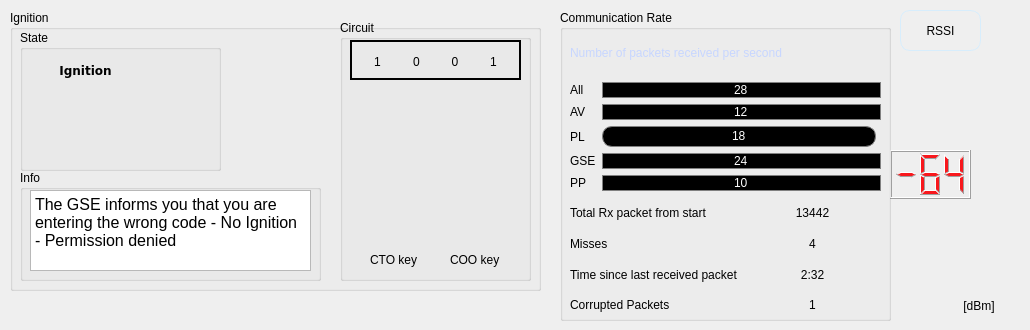
   <widget class="QWidget" name="Ignition">
    <attribute name="title">
     <string>Ignition - RF Control</string>
    </attribute>
    <widget class="QGroupBox" name="groupBox_4">
     <property name="geometry">
      <rect>
       <x>10</x>
       <y>10</y>
       <width>531</width>
       <height>281</height>
      </rect>
     </property>
     <property name="title">
      <string>Ignition</string>
     </property>
     <widget class="QGroupBox" name="groupBox">
      <property name="geometry">
       <rect>
        <x>330</x>
        <y>10</y>
        <width>191</width>
        <height>261</height>
       </rect>
      </property>
      <property name="title">
       <string>Circuit</string>
      </property>
      <widget class="QLabel" name="label_69">
       <property name="geometry">
        <rect>
         <x>110</x>
         <y>230</y>
         <width>68</width>
         <height>19</height>
        </rect>
       </property>
       <property name="text">
        <string>COO key</string>
       </property>
      </widget>
      <widget class="QLabel" name="ignition_key2">
       <property name="geometry">
        <rect>
         <x>90</x>
         <y>160</y>
         <width>91</width>
         <height>71</height>
        </rect>
       </property>
       <property name="styleSheet">
        <string notr="true">image: url(:/assets/keyOFF.png);</string>
       </property>
       <property name="text">
        <string/>
       </property>
      </widget>
      <widget class="QLabel" name="ignition_key1">
       <property name="geometry">
        <rect>
         <x>20</x>
         <y>160</y>
         <width>71</width>
         <height>71</height>
        </rect>
       </property>
       <property name="styleSheet">
        <string notr="true">image: url(:/assets/keyON.png);</string>
       </property>
       <property name="text">
        <string/>
       </property>
      </widget>
      <widget class="QLabel" name="red_button">
       <property name="geometry">
        <rect>
         <x>50</x>
         <y>50</y>
         <width>91</width>
         <height>111</height>
        </rect>
       </property>
       <property name="styleSheet">
        <string notr="true">image: url(:/assets/alarmOFF.png);</string>
       </property>
       <property name="text">
        <string/>
       </property>
      </widget>
      <widget class="QLabel" name="label_67">
       <property name="geometry">
        <rect>
         <x>30</x>
         <y>230</y>
         <width>68</width>
         <height>19</height>
        </rect>
       </property>
       <property name="text">
        <string>CTO key</string>
       </property>
      </widget>
      <widget class="QFrame" name="frame">
       <property name="geometry">
        <rect>
         <x>10</x>
         <y>20</y>
         <width>171</width>
         <height>40</height>
        </rect>
       </property>
       <property name="minimumSize">
        <size>
         <width>0</width>
         <height>40</height>
        </size>
       </property>
       <property name="maximumSize">
        <size>
         <width>16777215</width>
         <height>35</height>
        </size>
       </property>
       <property name="toolTip">
        <string>&lt;html&gt;&lt;head/&gt;&lt;body&gt;&lt;p&gt;Ignition Code on GST&lt;/p&gt;&lt;/body&gt;&lt;/html&gt;</string>
       </property>
       <property name="styleSheet">
        <string notr="true">border-color: rgb(255, 0, 0);
gridline-color: rgb(255, 0, 0);</string>
       </property>
       <property name="frameShape">
        <enum>QFrame::WinPanel</enum>
       </property>
       <property name="frameShadow">
        <enum>QFrame::Plain</enum>
       </property>
       <layout class="QHBoxLayout" name="horizontalLayout">
        <item>
         <widget class="QLabel" name="code_3">
          <property name="minimumSize">
           <size>
            <width>21</width>
            <height>21</height>
           </size>
          </property>
          <property name="text">
           <string>1</string>
          </property>
          <property name="alignment">
           <set>Qt::AlignCenter</set>
          </property>
         </widget>
        </item>
        <item>
         <widget class="QLabel" name="code_2">
          <property name="minimumSize">
           <size>
            <width>21</width>
            <height>21</height>
           </size>
          </property>
          <property name="toolTip">
           <string>&lt;html&gt;&lt;head/&gt;&lt;body&gt;&lt;p&gt;&lt;br/&gt;&lt;/p&gt;&lt;/body&gt;&lt;/html&gt;</string>
          </property>
          <property name="text">
           <string>0</string>
          </property>
          <property name="alignment">
           <set>Qt::AlignCenter</set>
          </property>
         </widget>
        </item>
        <item>
         <widget class="QLabel" name="code_1">
          <property name="minimumSize">
           <size>
            <width>21</width>
            <height>21</height>
           </size>
          </property>
          <property name="text">
           <string>0</string>
          </property>
          <property name="alignment">
           <set>Qt::AlignCenter</set>
          </property>
         </widget>
        </item>
        <item>
         <widget class="QLabel" name="code_0">
          <property name="minimumSize">
           <size>
            <width>21</width>
            <height>21</height>
           </size>
          </property>
          <property name="text">
           <string>1</string>
          </property>
          <property name="alignment">
           <set>Qt::AlignCenter</set>
          </property>
         </widget>
        </item>
       </layout>
      </widget>
     </widget>
     <widget class="QGroupBox" name="groupBox_9">
      <property name="geometry">
       <rect>
        <x>10</x>
        <y>160</y>
        <width>301</width>
        <height>111</height>
       </rect>
      </property>
      <property name="title">
       <string>Info</string>
      </property>
      <widget class="QTextEdit" name="info_ignition">
       <property name="geometry">
        <rect>
         <x>10</x>
         <y>20</y>
         <width>281</width>
         <height>81</height>
        </rect>
       </property>
       <property name="html">
        <string>&lt;!DOCTYPE HTML PUBLIC &quot;-//W3C//DTD HTML 4.0//EN&quot; &quot;http://www.w3.org/TR/REC-html40/strict.dtd&quot;&gt;
&lt;html&gt;&lt;head&gt;&lt;meta name=&quot;qrichtext&quot; content=&quot;1&quot; /&gt;&lt;meta charset=&quot;utf-8&quot; /&gt;&lt;style type=&quot;text/css&quot;&gt;
p, li { white-space: pre-wrap; }
hr { height: 1px; border-width: 0; }
li.unchecked::marker { content: &quot;\2610&quot;; }
li.checked::marker { content: &quot;\2612&quot;; }
&lt;/style&gt;&lt;/head&gt;&lt;body style=&quot; font-family:'Segoe UI'; font-size:9pt; font-weight:400; font-style:normal;&quot;&gt;
&lt;p style=&quot; margin-top:0px; margin-bottom:0px; margin-left:0px; margin-right:0px; -qt-block-indent:0; text-indent:0px;&quot;&gt;&lt;span style=&quot; font-family:'MS Shell Dlg 2'; font-size:12pt;&quot;&gt;The GSE informs you that you are entering the wrong code - No Ignition - Permission denied&lt;/span&gt;&lt;/p&gt;&lt;/body&gt;&lt;/html&gt;</string>
       </property>
      </widget>
     </widget>
     <widget class="QPushButton" name="ready_ignit_button">
      <property name="geometry">
       <rect>
        <x>220</x>
        <y>40</y>
        <width>101</width>
        <height>101</height>
       </rect>
      </property>
      <property name="styleSheet">
       <string notr="true">QPushButton{
qproperty-icon: url(:/assets/notreadiness.png);
qproperty-iconSize: 100px;
border-radius: 20px;
}
QPushButton:hover {
background-color: rgb(35, 35, 35); 
qproperty-iconSize: 64px;
}
QPushButton:pressed {
background-color: rgb(16, 16, 16);
}
</string>
      </property>
      <property name="text">
       <string/>
      </property>
     </widget>
     <widget class="QGroupBox" name="groupBox_10">
      <property name="geometry">
       <rect>
        <x>10</x>
        <y>20</y>
        <width>201</width>
        <height>141</height>
       </rect>
      </property>
      <property name="title">
       <string>State</string>
      </property>
      <widget class="QLabel" name="ignition_status_label">
       <property name="geometry">
        <rect>
         <x>10</x>
         <y>20</y>
         <width>111</width>
         <height>41</height>
        </rect>
       </property>
       <property name="font">
        <font>
         <family>Verdana</family>
         <italic>false</italic>
         <bold>true</bold>
        </font>
       </property>
       <property name="autoFillBackground">
        <bool>false</bool>
       </property>
       <property name="text">
        <string>Ignition</string>
       </property>
       <property name="alignment">
        <set>Qt::AlignCenter</set>
       </property>
      </widget>
      <widget class="QLabel" name="ignition_state_icon">
       <property name="geometry">
        <rect>
         <x>110</x>
         <y>60</y>
         <width>81</width>
         <height>61</height>
        </rect>
       </property>
       <property name="styleSheet">
        <string notr="true">image: url(:/assets/warning.png);</string>
       </property>
       <property name="text">
        <string/>
       </property>
      </widget>
     </widget>
     <zorder>groupBox_9</zorder>
     <zorder>groupBox</zorder>
     <zorder>ready_ignit_button</zorder>
     <zorder>groupBox_10</zorder>
    </widget>
    <widget class="QGroupBox" name="groupBox_7">
     <property name="geometry">
      <rect>
       <x>560</x>
       <y>10</y>
       <width>331</width>
       <height>311</height>
      </rect>
     </property>
     <property name="title">
      <string>Communication Rate</string>
     </property>
     <widget class="QWidget" name="gridLayoutWidget_3">
      <property name="geometry">
       <rect>
        <x>10</x>
        <y>20</y>
        <width>311</width>
        <height>161</height>
       </rect>
      </property>
      <layout class="QGridLayout" name="gridLayout_12">
       <item row="3" column="1">
        <widget class="QProgressBar" name="PL_packet_rate">
         <property name="maximumSize">
          <size>
           <width>274</width>
           <height>21</height>
          </size>
         </property>
         <property name="styleSheet">
          <string notr="true">QProgressBar {
	color: white;
}
QProgressBar:horizontal {
	border: 1px solid gray;
	border-radius: 10px;
	background: black;
	padding: 1px;
    text-align: center;
	height: 10px;
}
QProgressBar::chunk:horizontal {
	background: qlineargradient(x1: 0, y1: 0.5, x2: 1, y2: 		0.5, stop: 0 rgb(39, 68, 255), stop: 1 rgb(190, 255, 178));
	border-radius: 5px;
}</string>
         </property>
         <property name="maximum">
          <number>30</number>
         </property>
         <property name="value">
          <number>18</number>
         </property>
         <property name="format">
          <string>%v</string>
         </property>
        </widget>
       </item>
       <item row="4" column="0">
        <widget class="QLabel" name="label_20">
         <property name="text">
          <string>GSE</string>
         </property>
        </widget>
       </item>
       <item row="0" column="0" colspan="2">
        <widget class="QLabel" name="label_6">
         <property name="maximumSize">
          <size>
           <width>309</width>
           <height>16777215</height>
          </size>
         </property>
         <property name="styleSheet">
          <string notr="true">color: rgb(199, 214, 255);</string>
         </property>
         <property name="text">
          <string>Number of packets received per second</string>
         </property>
        </widget>
       </item>
       <item row="4" column="1">
        <widget class="QProgressBar" name="GSE_packet_rate">
         <property name="styleSheet">
          <string notr="true">QProgressBar {
	color: white;
}
QProgressBar:horizontal {
	border: 1px solid gray;
	border-radius: 10px;
	background: black;
	padding: 1px;
    text-align: center;
	height: 10px;
}
QProgressBar::chunk:horizontal {
	background: qlineargradient(x1: 0, y1: 0.5, x2: 1, y2: 		0.5, stop: 0 rgb(39, 68, 255), stop: 1 rgb(255, 158, 110));
	border-radius: 5px;
}</string>
         </property>
         <property name="maximum">
          <number>30</number>
         </property>
         <property name="value">
          <number>24</number>
         </property>
         <property name="format">
          <string>%v</string>
         </property>
        </widget>
       </item>
       <item row="5" column="0">
        <widget class="QLabel" name="label_21">
         <property name="text">
          <string>PP</string>
         </property>
        </widget>
       </item>
       <item row="5" column="1">
        <widget class="QProgressBar" name="PP_packet_rate">
         <property name="styleSheet">
          <string notr="true">QProgressBar {
	color: white;
}
QProgressBar:horizontal {
	border: 1px solid gray;
	border-radius: 10px;
	background: black;
	padding: 1px;
    text-align: center;
	height: 10px;
}
QProgressBar::chunk:horizontal {
	background: qlineargradient(x1: 0, y1: 0.5, x2: 1, y2: 		0.5, stop: 0 rgb(39, 68, 255), stop: 1 rgb(176, 111, 255));
	border-radius: 5px;
}</string>
         </property>
         <property name="maximum">
          <number>30</number>
         </property>
         <property name="value">
          <number>10</number>
         </property>
         <property name="format">
          <string>%v</string>
         </property>
        </widget>
       </item>
       <item row="2" column="1">
        <widget class="QProgressBar" name="AV_packet_rate">
         <property name="styleSheet">
          <string notr="true">QProgressBar {
	color: white;
}
QProgressBar:horizontal {
	border: 1px solid gray;
	border-radius: 10px;
	background: black;
	padding: 1px;
    text-align: center;
	height: 10px;
}
QProgressBar::chunk:horizontal {
	background: qlineargradient(x1: 0, y1: 0.5, x2: 1, y2: 		0.5, stop: 0 rgb(39, 68, 255), stop: 1 rgb(125, 249, 255));
	border-radius: 5px;
}</string>
         </property>
         <property name="maximum">
          <number>30</number>
         </property>
         <property name="value">
          <number>12</number>
         </property>
         <property name="format">
          <string>%v</string>
         </property>
        </widget>
       </item>
       <item row="2" column="0">
        <widget class="QLabel" name="label_16">
         <property name="text">
          <string>AV</string>
         </property>
        </widget>
       </item>
       <item row="3" column="0">
        <widget class="QLabel" name="label_17">
         <property name="text">
          <string>PL</string>
         </property>
        </widget>
       </item>
       <item row="1" column="1">
        <widget class="QProgressBar" name="all_packet_rate">
         <property name="styleSheet">
          <string notr="true">QProgressBar {
	color: white;
}
QProgressBar:horizontal {
	border: 1px solid gray;
	border-radius: 10px;
	background: black;
	padding: 1px;
    text-align: center;
	height: 10px;
}
QProgressBar::chunk:horizontal {
	background: qlineargradient(x1: 0, y1: 0.5, x2: 1, y2: 		0.5, stop: 0 rgb(39, 68, 255), stop: 1 rgb(16, 255, 72));
	border-radius: 5px;
}</string>
         </property>
         <property name="maximum">
          <number>50</number>
         </property>
         <property name="value">
          <number>28</number>
         </property>
         <property name="format">
          <string>%v</string>
         </property>
        </widget>
       </item>
       <item row="1" column="0">
        <widget class="QLabel" name="label_88">
         <property name="text">
          <string>All</string>
         </property>
        </widget>
       </item>
      </layout>
     </widget>
     <widget class="QWidget" name="gridLayoutWidget_4">
      <property name="geometry">
       <rect>
        <x>10</x>
        <y>190</y>
        <width>311</width>
        <height>116</height>
       </rect>
      </property>
      <layout class="QGridLayout" name="gridLayout_10">
       <item row="1" column="0">
        <widget class="QLabel" name="miss_label">
         <property name="toolTip">
          <string>&lt;html&gt;&lt;head/&gt;&lt;body&gt;&lt;p&gt;Lost packets in last 2 seconds&lt;/p&gt;&lt;/body&gt;&lt;/html&gt;</string>
         </property>
         <property name="text">
          <string>Misses</string>
         </property>
        </widget>
       </item>
       <item row="1" column="1">
        <widget class="QLabel" name="miss_panel">
         <property name="toolTip">
          <string>&lt;html&gt;&lt;head/&gt;&lt;body&gt;&lt;p&gt;Lost packets in last 2 seconds&lt;/p&gt;&lt;/body&gt;&lt;/html&gt;</string>
         </property>
         <property name="text">
          <string>4</string>
         </property>
         <property name="alignment">
          <set>Qt::AlignCenter</set>
         </property>
        </widget>
       </item>
       <item row="2" column="1">
        <widget class="QLabel" name="time_since_last_Rx">
         <property name="toolTip">
          <string>&lt;html&gt;&lt;head/&gt;&lt;body&gt;&lt;p&gt;Last packet's timestamp&lt;/p&gt;&lt;/body&gt;&lt;/html&gt;</string>
         </property>
         <property name="text">
          <string>2:32</string>
         </property>
         <property name="alignment">
          <set>Qt::AlignCenter</set>
         </property>
        </widget>
       </item>
       <item row="0" column="0">
        <widget class="QLabel" name="received_pack_cnt_label">
         <property name="toolTip">
          <string>&lt;html&gt;&lt;head/&gt;&lt;body&gt;&lt;p&gt;The count of the received packets from the start of the program&lt;/p&gt;&lt;/body&gt;&lt;/html&gt;</string>
         </property>
         <property name="text">
          <string>Total Rx packet from start</string>
         </property>
        </widget>
       </item>
       <item row="0" column="1">
        <widget class="QLabel" name="received_pack_cnt_panel">
         <property name="toolTip">
          <string>&lt;html&gt;&lt;head/&gt;&lt;body&gt;&lt;p&gt;The count of the received packets from the start of the program&lt;/p&gt;&lt;/body&gt;&lt;/html&gt;</string>
         </property>
         <property name="styleSheet">
          <string notr="true"/>
         </property>
         <property name="text">
          <string>13442</string>
         </property>
         <property name="alignment">
          <set>Qt::AlignCenter</set>
         </property>
        </widget>
       </item>
       <item row="2" column="0">
        <widget class="QLabel" name="last_refresh_label">
         <property name="toolTip">
          <string>&lt;html&gt;&lt;head/&gt;&lt;body&gt;&lt;p&gt;Last packet's timestamp&lt;/p&gt;&lt;/body&gt;&lt;/html&gt;</string>
         </property>
         <property name="text">
          <string>Time since last received packet</string>
         </property>
        </widget>
       </item>
       <item row="3" column="0">
        <widget class="QLabel" name="corrupted_label">
         <property name="text">
          <string>Corrupted Packets</string>
         </property>
        </widget>
       </item>
       <item row="3" column="1">
        <widget class="QLabel" name="corrupted_panel">
         <property name="maximumSize">
          <size>
           <width>144</width>
           <height>23</height>
          </size>
         </property>
         <property name="text">
          <string>1</string>
         </property>
         <property name="alignment">
          <set>Qt::AlignCenter</set>
         </property>
        </widget>
       </item>
      </layout>
     </widget>
    </widget>
    <widget class="QSlider" name="verticalSlider_16">
     <property name="geometry">
      <rect>
       <x>970</x>
       <y>10</y>
       <width>41</width>
       <height>281</height>
      </rect>
     </property>
     <property name="styleSheet">
      <string notr="true">QSlider::groove:vertical {
background: qlineargradient(x1: 0.5, y1: 0, x2: 0.5, y2: 1, stop: 0 rgb(80, 37, 255), 
stop: 0.25 rgb(161, 98, 255),
stop: 0.5 rgb(62, 255, 48),
stop: 0.75 rgb(255, 160, 64),
stop: 1 rgb(203, 0, 3));    
	width: 10px;
	border-radius: 5px;
}

QSlider::handle:vertical {
    height: 30px;	
	image: url(:/assets/arrow.png);
	margin:0 -30px; /* expand outside the groove */
}</string>
     </property>
     <property name="value">
      <number>40</number>
     </property>
     <property name="orientation">
      <enum>Qt::Vertical</enum>
     </property>
     <property name="tickPosition">
      <enum>QSlider::TicksBelow</enum>
     </property>
     <property name="tickInterval">
      <number>0</number>
     </property>
    </widget>
    <widget class="QPushButton" name="rssi_button">
     <property name="geometry">
      <rect>
       <x>900</x>
       <y>10</y>
       <width>81</width>
       <height>41</height>
      </rect>
     </property>
     <property name="toolTip">
      <string>&lt;html&gt;&lt;head/&gt;&lt;body&gt;&lt;p&gt;Get RSSI&lt;/p&gt;&lt;/body&gt;&lt;/html&gt;</string>
     </property>
     <property name="styleSheet">
      <string notr="true">QPushButton{
qproperty-icon: url(:/assets/rssi.png);
qproperty-iconSize: 25px;
font: 14pt &quot;MS Shell Dlg 2&quot;;
border: 1px solid;
border-color: rgb(215, 237, 252);
border-radius: 10px;
}
QPushButton:hover {
background-color: rgb(35, 35, 35); 
border: 2px solid;
border-color: rgb(215, 237, 252);
}
QPushButton:pressed {
border: 3px solid;
border-color: rgb(92, 242, 135);
}
</string>
     </property>
     <property name="text">
      <string>RSSI</string>
     </property>
    </widget>
    <widget class="QLabel" name="label_31">
     <property name="geometry">
      <rect>
       <x>960</x>
       <y>290</y>
       <width>61</width>
       <height>31</height>
      </rect>
     </property>
     <property name="text">
      <string> [dBm]</string>
     </property>
    </widget>
    <widget class="QLCDNumber" name="rssi_value">
     <property name="geometry">
      <rect>
       <x>890</x>
       <y>150</y>
       <width>81</width>
       <height>49</height>
      </rect>
     </property>
     <property name="styleSheet">
      <string notr="true">color:#F8181D;</string>
     </property>
     <property name="digitCount">
      <number>3</number>
     </property>
     <property name="value" stdset="0">
      <double>-64.000000000000000</double>
     </property>
    </widget>
    <zorder>rssi_value</zorder>
    <zorder>groupBox_4</zorder>
    <zorder>groupBox_7</zorder>
    <zorder>verticalSlider_16</zorder>
    <zorder>rssi_button</zorder>
    <zorder>label_31</zorder>
   </widget>
